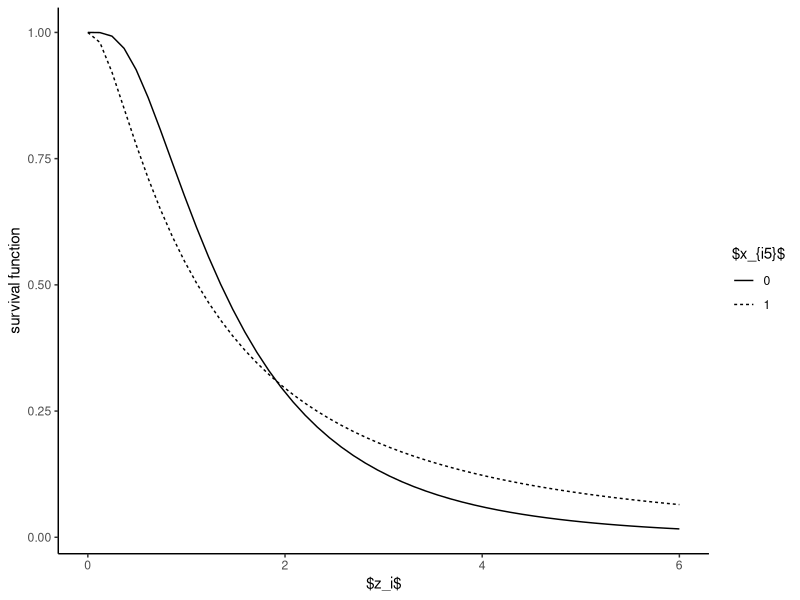
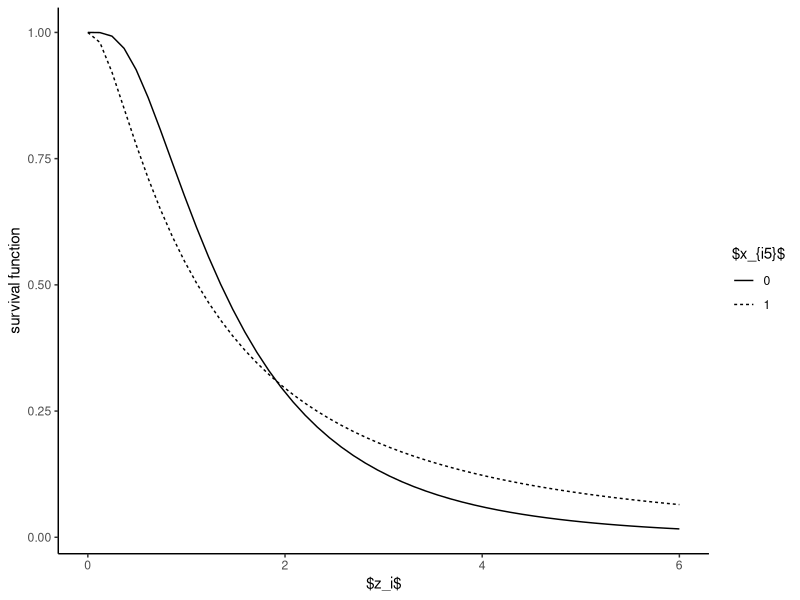

Recreate these plots in R, in order.
library(ggplot2)
library(svglite)

# Replicate the underlying data
df <-
    expand.grid(
        zi = seq(from = 0, to = 6, length.out = 50),
        xi5 = 0:1
    ) |>
    dplyr::mutate(
        Szi0 = 1 - plnorm(zi, 0.3, 0.7),
        Szi1 = 1 - 0.6 * plnorm(zi, 0.0, 1.0) - 0.4 * plnorm(zi, 0.3, 1.2),
        Szi = ifelse(xi5, Szi1, Szi0),
        xi5_str = as.character(xi5)
    )

# Replicate the plot
p <- 
    df |>
    ggplot(aes(x = zi, y = Szi, group = xi5_str, linetype = xi5_str)) + 
    geom_line() +
    labs(x = "$z_i$", y = "survival function", linetype = "$x_{i5}$") +
    theme_classic()
p

# Save the plot in svg format
"crossing-survival-curves.svg" |>
    ggsave(plot = p, width = 5 * 4 / 5, height = 3 * 4 / 5)
